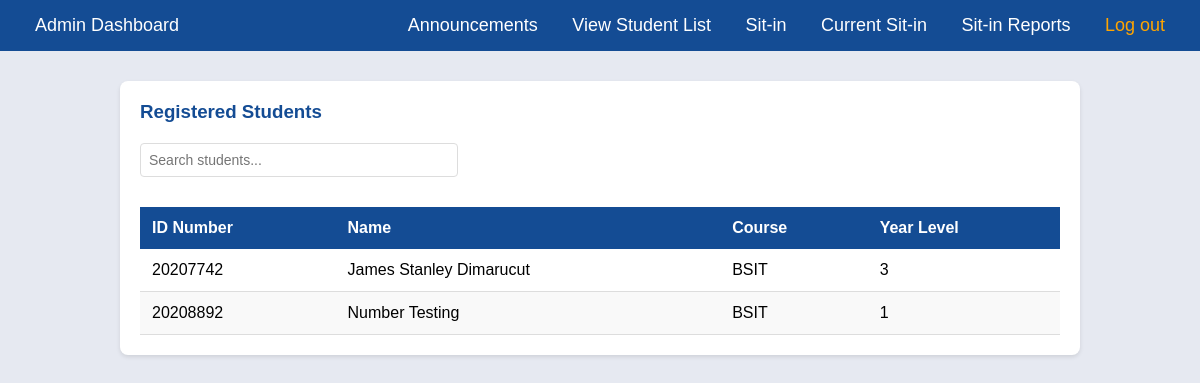
Before: /student_list.php (signed in) with the older database file.
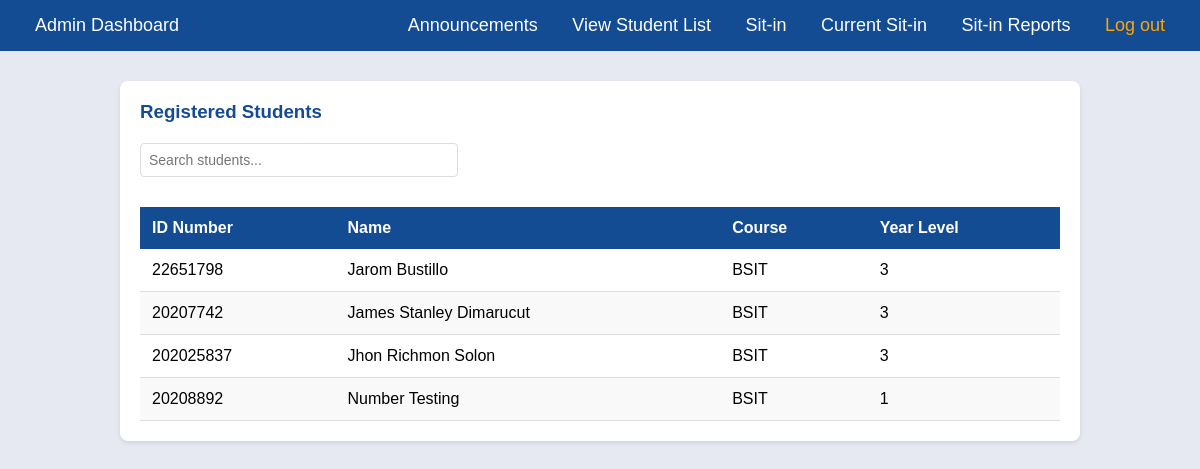
After: the same page with the newer database file.
### tables this page shows
CREATE TABLE `register` (
  `IDNO` int(20) NOT NULL,
  `LASTNAME` varchar(255) NOT NULL,
  `FIRSTNAME` varchar(255) NOT NULL,
  `MIDNAME` varchar(255) NOT NULL,
  `COURSE` varchar(255) NOT NULL,
  `YEARLEVEL` int(11) NOT NULL,
  `USERNAME` varchar(255) NOT NULL,
  `PASSWORD` varchar(255) NOT NULL,
  `PROFILE_IMG` varchar(255) DEFAULT NULL,
  `remaining_sessions` int(11) DEFAULT 30
);

### student_list.php (the view, shortened to what this page needs)
<?php
include("db.php");
?>
<!DOCTYPE html>
<html lang="en">
<head>
</head>
<body>
    <div class="navbar">
        <a href="admin_dashboard.php">Admin Dashboard</a>
        <div>
            <a href="announcement.php">Announcements</a>
            <a href="student_list.php">View Student List</a>
            <a href="students.php">Sit-in</a>
            <a href="sitin_view.php">Current Sit-in</a>
            <a href="session_history.php">Sit-in Reports</a>
            <a href="login.php" style="color: orange;">Log out</a>
        </div>
    </div>
    <div class="container">
        <div class="table-container">
            <h3>Registered Students</h3>
            <input type="text" id="studentFilter" class="search-box" onkeyup="filterStudents()" placeholder="Search students...">
            <table id="studentsTable">
                <thead>
                    <tr>
                        <th>ID Number</th>
                        <th>Name</th>
                        <th>Course</th>
                        <th>Year Level</th>
                    </tr>
                </thead>
                <tbody>
                    <?php
                    $students_query = "SELECT IDNO, FIRSTNAME, LASTNAME, COURSE, YEARLEVEL FROM register WHERE USERNAME != 'admin' ORDER BY LASTNAME";
                    $students_result = mysqli_query($con, $students_query);
                    while ($student = mysqli_fetch_assoc($students_result)) {
                        echo "<tr>";
                        echo "<td>" . htmlspecialchars($student['IDNO']) . "</td>";
                        echo "<td>" . htmlspecialchars($student['FIRSTNAME'] . ' ' . $student['LASTNAME']) . "</td>";
                        echo "<td>" . htmlspecialchars($student['COURSE']) . "</td>";
                        echo "<td>" . htmlspecialchars($student['YEARLEVEL']) . "</td>";
                        echo "</tr>";
                    }
                    ?>
                </tbody>
            </table>
        </div>
    </div>
</body>
</html>

Changed rows visible on the page:
added register: IDNO "22651798", FIRSTNAME+LASTNAME "Jarom Bustillo", COURSE "BSIT", YEARLEVEL "3"
added register: IDNO "202025837", FIRSTNAME+LASTNAME "Jhon Richmon Solon", COURSE "BSIT", YEARLEVEL "3"
